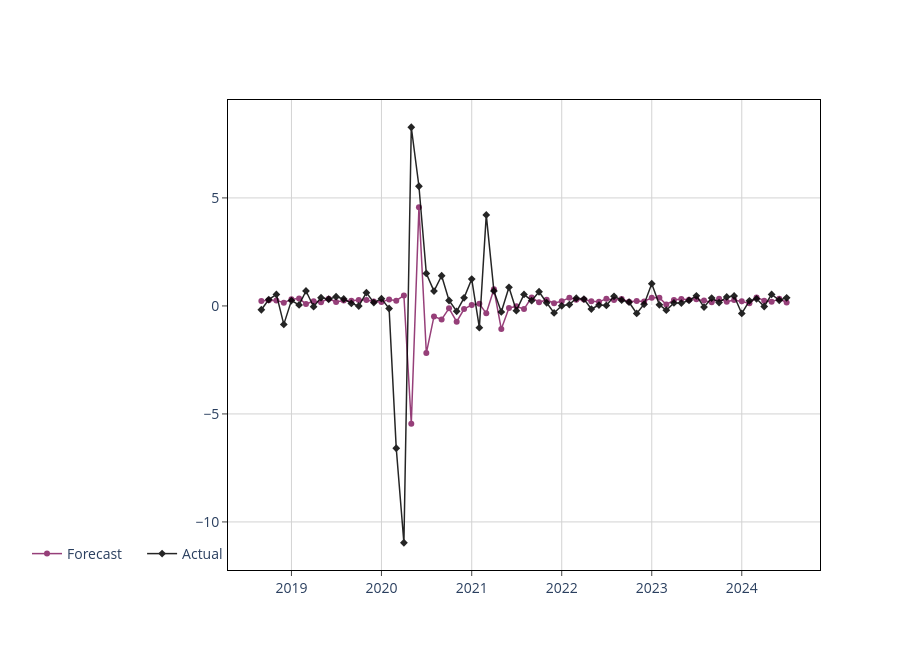

The code cell stored with this chart in its notebook:
### Code cell
ar_model_result = estimate_arima(
    ds=ds,
    ds_base=ds_base,
    spec=ds_spec,
    ref_date_col="ReferenceDate",
    series_name=series_name,
    reference_date=reference_date,
    n_periods=n_periods,
)

Time = ar_model_result['predictions']['backcast'].index
plot_prediction(dt=Time, y_pred=ar_model_result['predictions']['backcast'], y_actual=ar_model_result['actual'].loc[Time], mode="lines+markers")
